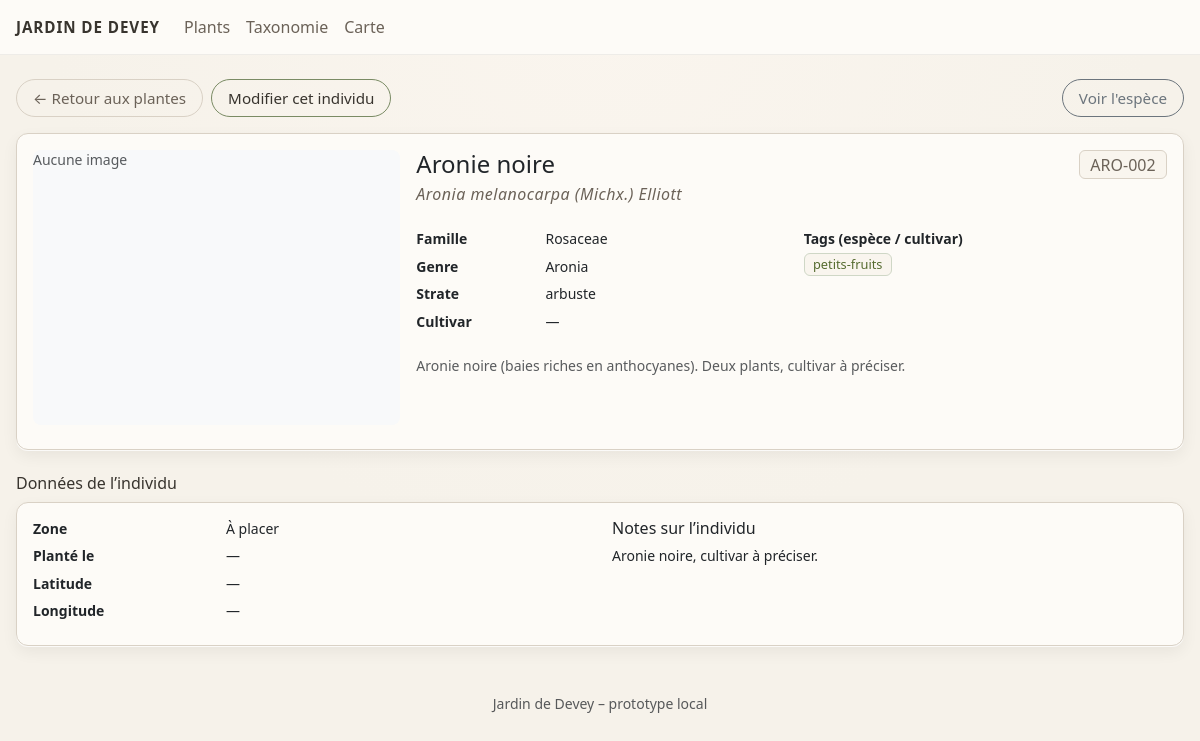
/plant/21, run on an earlier commit of the app's database.
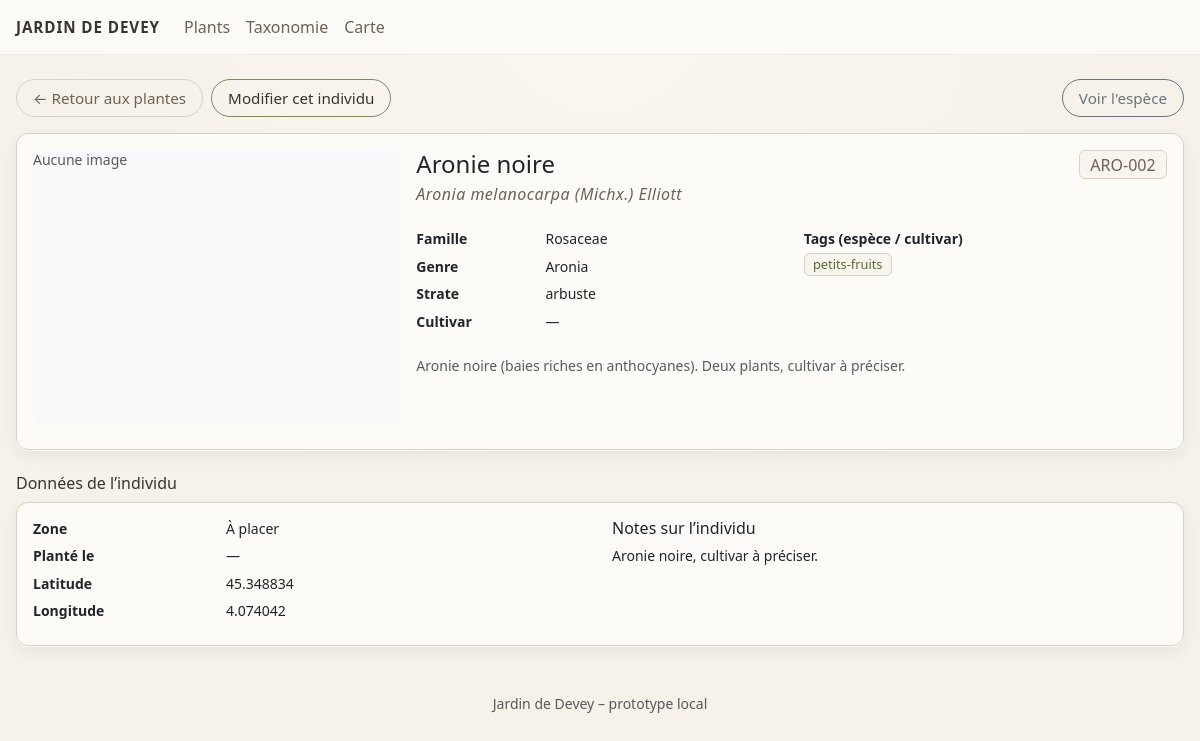
And on a later commit of the database.
### tables this page shows
CREATE TABLE species (
    id INTEGER PRIMARY KEY AUTOINCREMENT,
    common_name TEXT NOT NULL,
    variety_name TEXT,
    latin_name TEXT,
    family TEXT,
    genus TEXT,
    strata TEXT,
    tags TEXT,
    notes TEXT
, image_url TEXT);

CREATE TABLE plants (
    id INTEGER PRIMARY KEY AUTOINCREMENT,
    species_id INTEGER NOT NULL,
    label TEXT,
    lat REAL,
    lon REAL,
    zone TEXT,
    planted_at DATE,
    notes TEXT, image_local TEXT,
    FOREIGN KEY (species_id) REFERENCES species(id)
);

### app.py (the view)
@app.route("/plant/<int:plant_id>")
def plant_detail(plant_id):
    db = get_db()
    plant = db.execute(
        """
        SELECT
            plants.id,
            plants.label,
            plants.zone,
            plants.planted_at,
            plants.lat,
            plants.lon,
            plants.notes,
            plants.image_local,

            species.common_name,
            species.variety_name,
            species.latin_name  AS species_latin_name,
            species.family      AS species_family,
            species.genus       AS species_genus,
            species.strata      AS species_strata,
            species.tags        AS species_tags,
            species.notes       AS species_notes,
            species.image_url   AS species_image_url
        FROM plants
        JOIN species ON plants.species_id = species.id
        WHERE plants.id = ?
        """,
        (plant_id,),
    ).fetchone()
    if plant is None:
        return "Plant introuvable", 404
    return render_template("plant_detail.html", plant=plant)
    return render_template("plant_detail.html", plant=plant)

### app.py (called while the page is built)
def get_db():
    if "db" not in g:
        g.db = sqlite3.connect(DB_PATH)
        g.db.row_factory = sqlite3.Row  # accès par nom de colonne
    return g.db

### templates/plant_detail.html (shortened to what this page needs)
{% extends "base.html" %}
{% block content %}
<div class="d-flex gap-2 mb-3">
  <a href="{{ url_for('plants') }}" class="btn btn-sm btn-outline">
    ← Retour aux plantes
  </a>
  <a href="{{ url_for('plant_edit', plant_id=plant['id']) }}"
     class="btn btn-sm btn-primary">
    Modifier cet individu
  </a>
  <a href="{{ url_for('species_detail', latin_name=plant['species_latin_name']) }}"
     class="btn btn-sm btn-outline-secondary ms-auto">
    Voir l'espèce
  </a>
</div>
<div class="card shadow-soft mb-4">
  <div class="card-body">
    <div class="row g-3 align-items-start">
      <div class="col-12 col-md-4">
        {% set img_src = None %}
        {% if plant["image_local"] %}
          {% set img_src = url_for('static', filename=plant["image_local"]) %}
        {% elif plant["variety_image_url"] %}
          {% set img_src = plant["variety_image_url"] %}
        {% elif plant["species_image_url"] %}
          {% set img_src = plant["species_image_url"] %}
        {% endif %}
        {% if img_src %}
          <div class="ratio ratio-4x3 mb-2">
            <img src="{{ img_src }}"
                 alt="Illustration de {{ plant['common_name'] }}"
                 class="img-fluid rounded-3"
                 style="object-fit: cover;">
          </div>
        {% else %}
          <div class="ratio ratio-4x3 mb-2 bg-light rounded-3 d-flex align-items-center justify-content-center text-muted">
            <span class="small">Aucune image</span>
          </div>
        {% endif %}
      </div>
      <div class="col-12 col-md-8">
        <div class="d-flex justify-content-between align-items-start mb-2">
          <div>
            <h1 class="h4 mb-1">
              {{ plant["common_name"] }}
            </h1>
            {% if plant["species_latin_name"] %}
              <p class="latin mb-3">
                <em>{{ plant["species_latin_name"] }}</em>
              </p>
            {% endif %}
          </div>
          <span class="badge bg-outline fs-6">
            {{ plant["label"] or ("#" ~ plant["id"]) }}
          </span>
        </div>
        <div class="row small mb-3">
          <div class="col-sm-6">
            <dl class="row mb-0">
              <dt class="col-4">Famille</dt>
              <dd class="col-8">{{ plant["species_family"] or "—" }}</dd>
              <dt class="col-4">Genre</dt>
              <dd class="col-8">{{ plant["species_genus"] or "—" }}</dd>
              <dt class="col-4">Strate</dt>
              <dd class="col-8">{{ plant["species_strata"] or "—" }}</dd>
              <dt class="col-4">Cultivar</dt>
              <dd class="col-8">{{ plant["variety_name"] or "—" }}</dd>
            </dl>
          </div>
          <div class="col-sm-6">
            <div class="mb-1 fw-semibold">Tags (espèce / cultivar)</div>
            {% set tags = (plant["species_tags"] or "").split(",") %}
            {% if tags|selectattr('strip')|list %}
              <p class="mb-2">
                {% for t in tags %}
                  {% if t.strip() %}
                    <span class="badge bg-tag me-1 mb-1">{{ t.strip() }}</span>
                  {% endif %}
                {% endfor %}
              </p>
            {% else %}
              <p class="text-muted mb-2 small">Aucun tag renseigné.</p>
            {% endif %}
          </div>
        </div>
        {% if plant["species_notes"] %}
          <p class="small text-muted mb-0">
            {{ plant["species_notes"] }}
          </p>
        {% endif %}
      </div>
    </div>
  </div>
</div>
<h2 class="h6 mb-2">Données de l’individu</h2>
<div class="card shadow-soft">
  <div class="card-body small">
    <div class="row">
      <div class="col-md-6">
        <dl class="row mb-0">
          <dt class="col-5 col-sm-4">Zone</dt>
          <dd class="col-7 col-sm-8">{{ plant["zone"] or "—" }}</dd>
          <dt class="col-5 col-sm-4">Planté le</dt>
          <dd class="col-7 col-sm-8">{{ plant["planted_at"] or "—" }}</dd>
          <dt class="col-5 col-sm-4">Latitude</dt>
          <dd class="col-7 col-sm-8">
            {{ plant["lat"] if plant["lat"] is not none else "—" }}
          </dd>
          <dt class="col-5 col-sm-4">Longitude</dt>
          <dd class="col-7 col-sm-8">
            {{ plant["lon"] if plant["lon"] is not none else "—" }}
          </dd>
        </dl>
      </div>
      <div class="col-md-6">
        {% if plant["notes"] %}
          <h3 class="h6">Notes sur l’individu</h3>
          <p class="mb-0">{{ plant["notes"] }}</p>
        {% else %}
          <p class="text-muted mb-0">
            Aucune note spécifique sur cet individu.
          </p>
        {% endif %}
      </div>
    </div>
  </div>
</div>
{% endblock %}

### templates/base.html (shortened to what this page needs)
<!DOCTYPE html>
<html lang="fr">
<head>
    <link
      href="https://cdn.jsdelivr.net/npm/bootstrap@5.3.3/dist/css/bootstrap.min.css"
      rel="stylesheet"
    >
    <link rel="stylesheet" href="{{ url_for('static', filename='style.css') }}">
</head>
<body>
<nav class="navbar navbar-expand-lg navbar-dark navbar-glass mb-4">
  <div class="container-fluid">
    <a class="navbar-brand" href="{{ url_for('home') }}">Jardin de Devey</a>
    <div class="collapse navbar-collapse" id="navbarNav">
      <ul class="navbar-nav me-auto">
        <li class="nav-item">
          <a class="nav-link {% if request.path.startswith('/plants') %}active{% endif %}"
             href="{{ url_for('plants') }}">Plants</a>
        </li>
        <li class="nav-item">
          <a class="nav-link {% if request.path.startswith('/species') %}active{% endif %}"
             href="{{ url_for('species_list') }}">Taxonomie</a>
        </li>
        <li class="nav-item">
          <a class="nav-link {% if request.path.startswith('/map') %}active{% endif %}"
             href="{{ url_for('garden_map') }}">Carte</a>
        </li>
      </ul>
    </div>
  </div>
</nav>
<main class="container mb-5">
    {% block content %}{% endblock %}
</main>
<footer class="text-center text-muted mt-4 mb-3 small">
    Jardin de Devey – prototype local
</footer>
</body>
</html>

### static/style.css (style rules this page uses)
:root { --paper: #f6f2ea; --paper-deep: #e6dfd2; --card-bg: #fdfbf7; --ink: #38342e; --ink-soft: #6b6258; --green-fern: #556b2f; --green-soft: #cfd7c6; --green-line: #7a8b64; --brown-ink: #7b5e4a; --brown-soft: #b09580; --border-soft: #d9d1c5; }
body { min-height: 100vh; background: radial-gradient(circle at top, #faf5ee 0, var(--paper) 55%); color: var(--ink); font-family: system-ui, -apple-system, "Segoe UI", Roboto, sans-serif; font-size: 16px; line-height: 1.4; }
.container, .container-fluid { max-width: 1280px; padding-left: 1rem; padding-right: 1rem; }
a { color: var(--green-fern); }
.navbar-glass { background: rgba(253, 251, 247, 0.96); backdrop-filter: blur(8px); border-bottom: 1px solid rgba(0, 0, 0, 0.06); }
.navbar-brand { font-weight: 600; letter-spacing: 0.06em; text-transform: uppercase; font-size: 0.95rem; color: var(--ink); }
.nav-link { font-weight: 500; font-size: 1rem; color: var(--ink-soft) !important; }
.btn { border-radius: 999px; font-size: 0.95rem; padding: 0.4rem 1rem; }
.btn-primary, .btn-success { background-color: transparent; border: 1px solid var(--green-line); color: var(--ink); }
.btn-outline { background-color: transparent; border: 1px solid var(--border-soft); color: var(--ink-soft); }
.shadow-soft { background-color: var(--card-bg); border-radius: 0.75rem; border: 1px solid var(--border-soft); box-shadow: 0 1px 0 rgba(255, 255, 255, 0.8), 0 6px 16px rgba(0, 0, 0, 0.06); }
.badge { font-weight: 500; font-size: 0.8rem; }
.badge.bg-outline { border: 1px solid var(--border-soft); background-color: #f9f5ee; color: var(--ink-soft); }
.badge.bg-tag { background-color: #f9f5ee; border: 1px solid var(--green-soft); color: var(--green-fern); }
.latin { letter-spacing: 0.03em; color: var(--ink-soft); font-style: italic; font-size: 1rem; }

What changed in the data, as far as the page shows it:
changed plants "ARO-002": lat (not shown) → "45.348834"; lon (not shown) → "4.074042"
Also different on the page:
{{ plant["lat"] if plant["lat"] is not none else "—" }}: "—" → (not shown)
{{ plant["lon"] if plant["lon"] is not none else "—" }}: "—" → (not shown)
